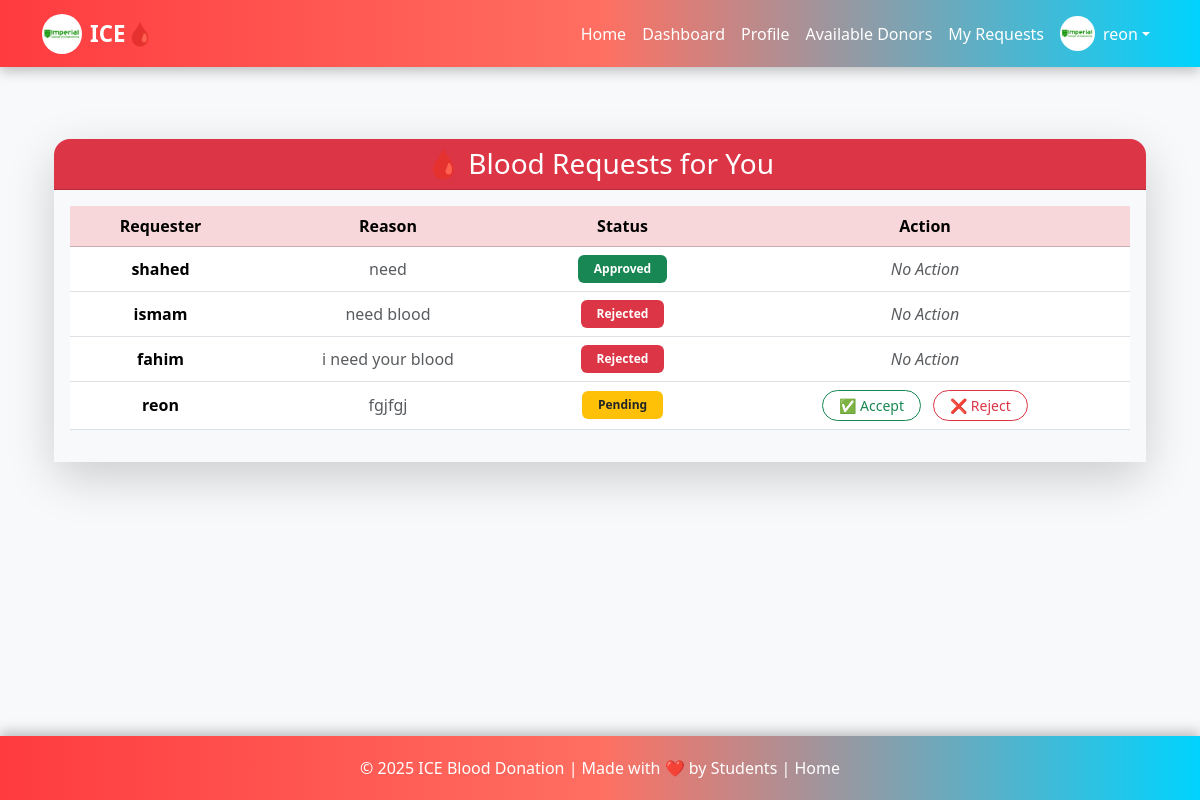
Page /my-requests/ (signed in) on the earlier database version.
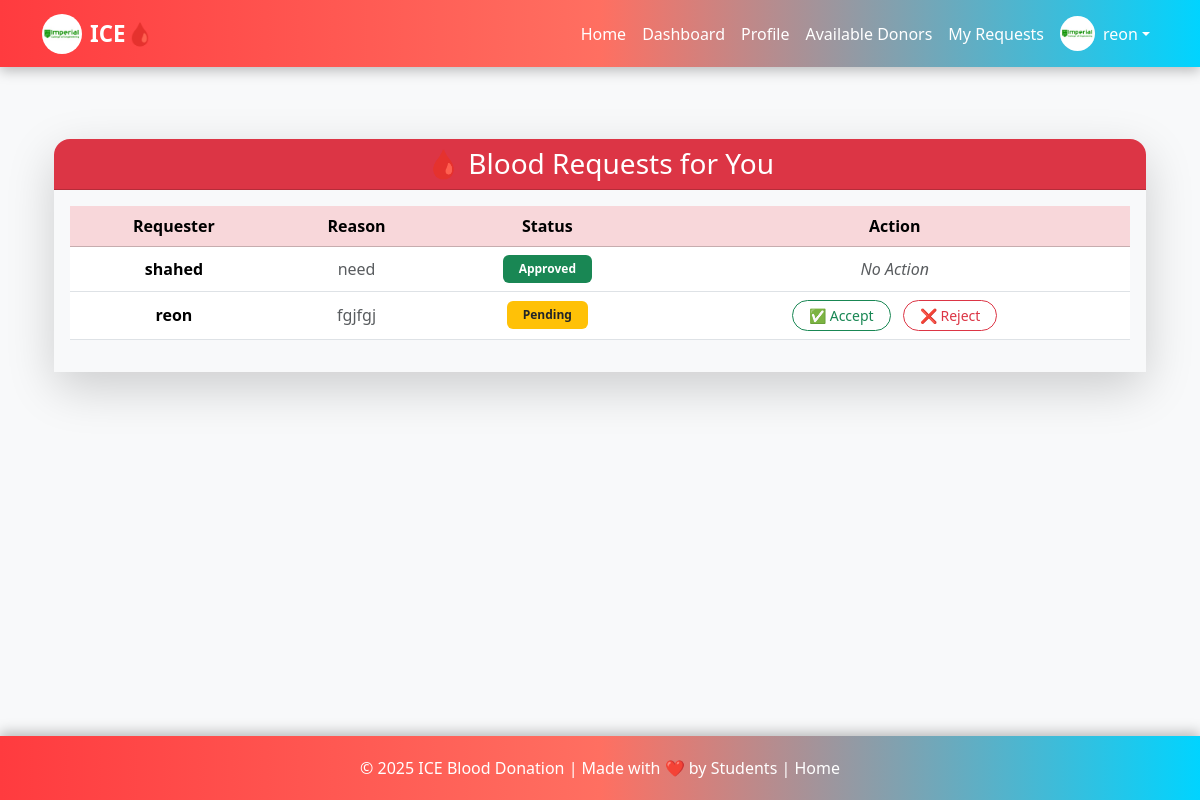
Same page on the later database version.
### blood/models.py (models this page shows, shortened)
class Request(models.Model):
    donor = models.ForeignKey(Donor, on_delete=models.CASCADE, related_name='requests')
    requester = models.ForeignKey(User, on_delete=models.CASCADE)
    reason = models.TextField(blank=True)
    date = models.DateTimeField(default=timezone.now)
    status = models.CharField(max_length=20, default="Pending")  # Pending / Approved / Rejected

### blood/views.py (the view)
# urls.py: path('my-requests/', views.donor_requests, name='donor_requests'),
@login_required
def donor_requests(request):
    try:
        donor = Donor.objects.get(user=request.user)
    except Donor.DoesNotExist:
        return redirect('profile')
    requests = donor.requests.all()
    return render(request, 'blood/donor_requests.html', {'requests': requests})

### blood/templates/blood/donor_requests.html (shortened to what this page needs)
{% extends 'blood/base.html' %}
{% block content %}
<div class="container mt-5 mb-5">
  <div class="card shadow-lg border-0 rounded-4">
    <div class="card-header bg-danger text-white text-center rounded-top-4">
      <h3 class="mb-0">🩸 Blood Requests for You</h3>
    </div>
    <div class="card-body bg-light">
      {% if requests %}
      <div class="table-responsive">
        <table class="table table-hover align-middle text-center">
          <thead class="table-danger text-dark">
            <tr>
              <th>Requester</th>
              <th>Reason</th>
              <th>Status</th>
              <th>Action</th>
            </tr>
          </thead>
          <tbody>
            {% for req in requests %}
            <tr>
              <td class="fw-semibold">{{ req.requester.username }}</td>
              <td class="text-muted">{{ req.reason }}</td>
              <td>
                {% if req.status == 'Pending' %}
                  <span class="badge bg-warning text-dark px-3 py-2">{{ req.status }}</span>
                {% elif req.status == 'Approved' %}
                  <span class="badge bg-success px-3 py-2">{{ req.status }}</span>
                {% else %}
                  <span class="badge bg-danger px-3 py-2">{{ req.status }}</span>
                {% endif %}
              </td>
              <td>
                {% if req.status == 'Pending' %}
                  <a href="{% url 'respond_request' req.id 'Approved' %}"
                     class="btn btn-sm btn-outline-success px-3 me-2 rounded-pill">
                    ✅ Accept
                  </a>
                  <a href="{% url 'respond_request' req.id 'Rejected' %}"
                     class="btn btn-sm btn-outline-danger px-3 rounded-pill">
                    ❌ Reject
                  </a>
                {% else %}
                  <span class="text-muted fst-italic">No Action</span>
                {% endif %}
              </td>
            </tr>
            {% endfor %}
          </tbody>
        </table>
      </div>
      {% else %}
        <div class="text-center py-4">
          <h5 class="text-muted">No requests received yet 🕊️</h5>
        </div>
      {% endif %}
    </div>
  </div>
</div>
{% endblock %}

Differences in the rows shown:
removed Request: requester.username "ismam", reason "need blood", status "Rejected", shows "No Action"
removed Request: requester.username "fahim", reason "i need your blood", status "Rejected", shows "No Action"
